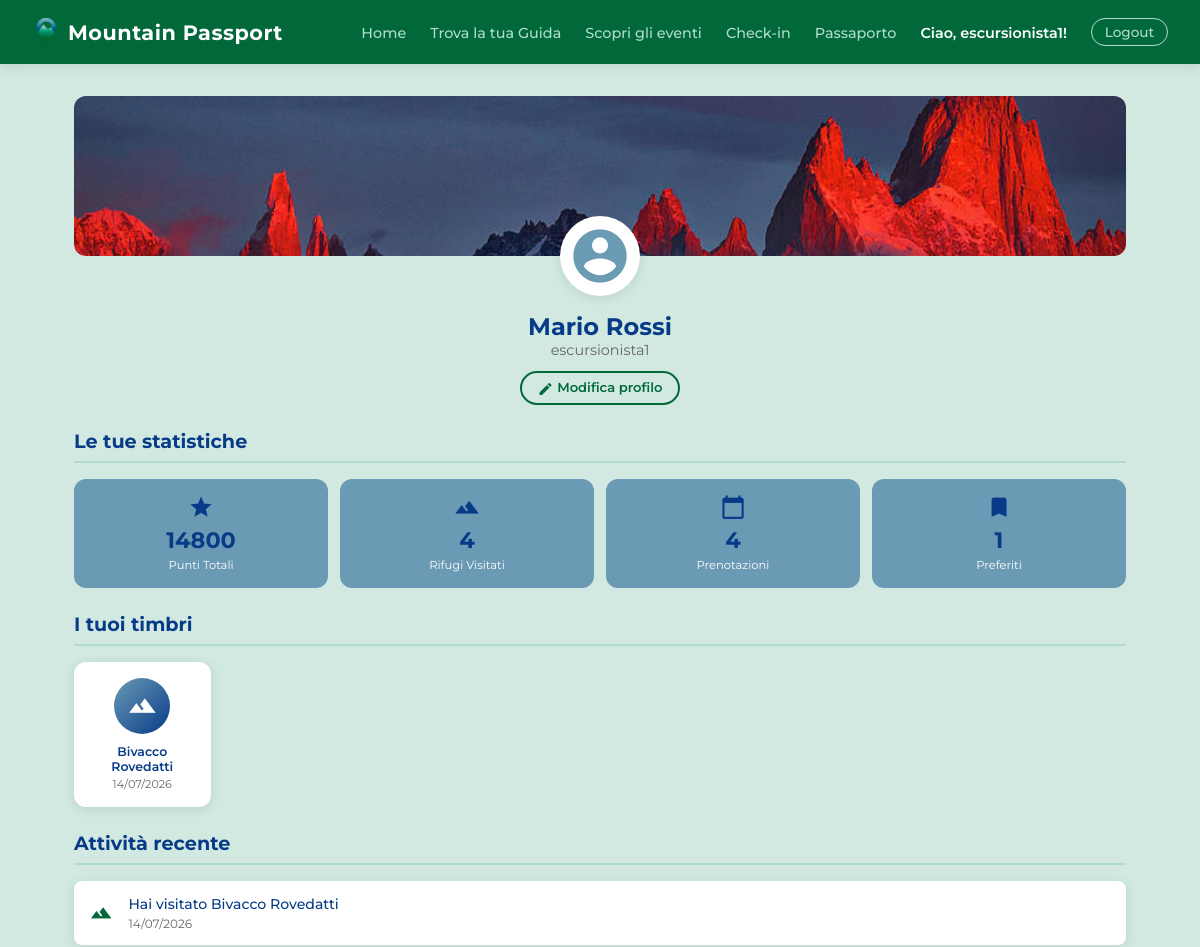
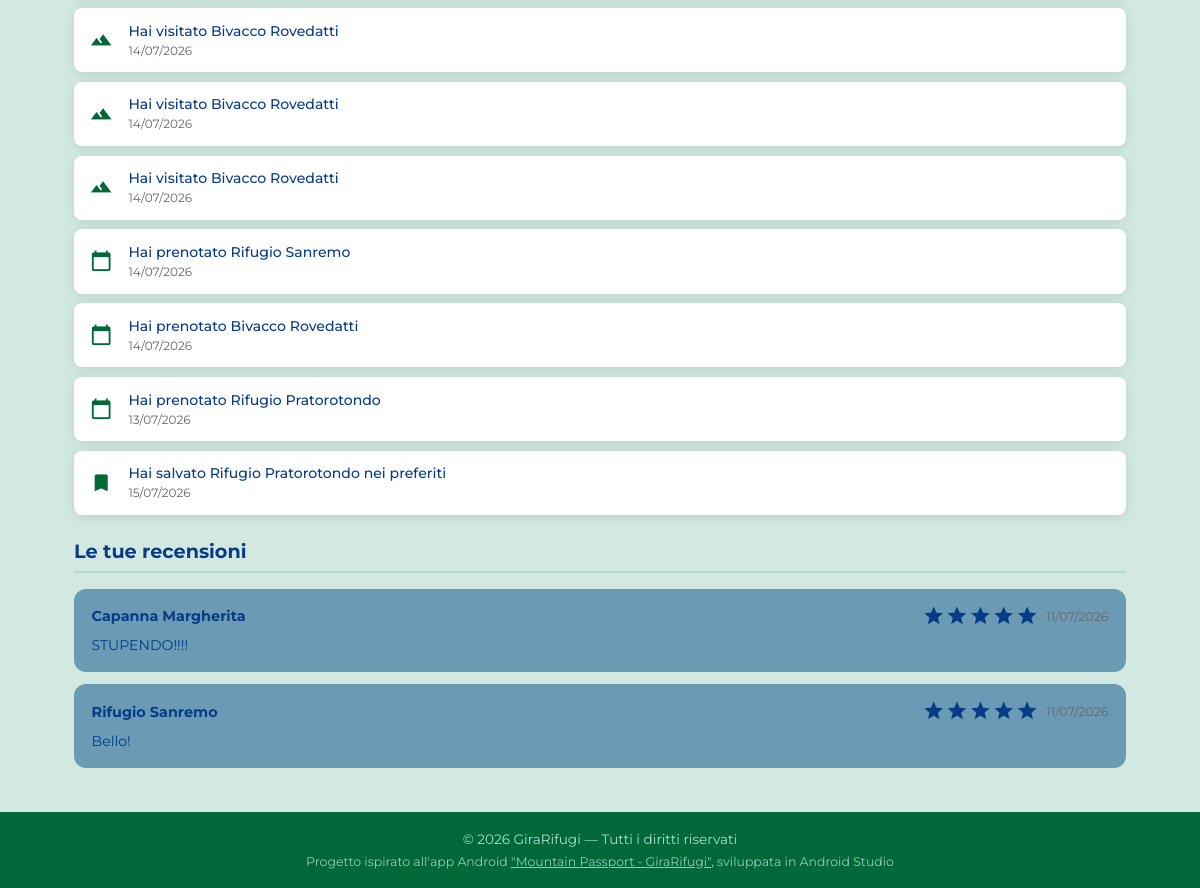
Screenshot of /passaporto/ (signed in) with the database file from the repository (2 pictures, top to bottom).
### rifugi/models.py (models this page shows, shortened)
class Timbro(models.Model):
    escursionista = models.ForeignKey(
        User,
        on_delete=models.CASCADE,
        related_name='timbri'
    )
    rifugio = models.ForeignKey(
        Rifugio,
        on_delete=models.CASCADE,
        related_name='timbri'
    )
    data_assegnazione = models.DateTimeField(auto_now_add=True)
    class Meta:
        verbose_name_plural = "Timbri"
        unique_together = ('escursionista', 'rifugio')

class Rifugio(models.Model):
    nome = models.CharField(max_length=200)
    localita = models.CharField(max_length=200)
    altitudine = models.IntegerField()
    latitudine = models.FloatField()
    longitudine = models.FloatField()
    regione = models.CharField(max_length=100)
    mensile = models.BooleanField(default=False)
    TIPO_CHOICES = [
        ('RIFUGIO', 'Rifugio'),
        ('BIVACCO', 'Bivacco'),
        ('CAPANNA', 'Capanna'),
    ]
    tipo = models.CharField(max_length=20, choices=TIPO_CHOICES, default='RIFUGIO')
    descrizione = models.TextField(blank=True)
    posti_letto = models.IntegerField(default=0)    # Posti letto totali
    posti_disponibili = models.IntegerField(default=0)  # Posti liberi attuali (si aggiorna dinamicamente)
    immagine = models.ImageField(upload_to='rifugi/', blank=True, null=True)
    qr_uuid = models.UUIDField(default=uuid.uuid4, unique=True, editable=False) # Identificativo univoco per la generazione di QR code per convalidare la visita sul posto di un escursionista
    STATO_CHOICES = [
        ('in_attesa', 'In attesa'),
        ('approvato', 'Approvato'),
    ]
    stato = models.CharField(max_length=20, choices=STATO_CHOICES, default='in_attesa')
    gestore = models.ForeignKey(
        User,
        on_delete=models.SET_NULL,
        null=True,
        blank=True,
        related_name='rifugi'
    )
    class Meta:
        verbose_name_plural = "Rifugi"  # Corregge automaticamente il plurale

class Visita(models.Model):
    escursionista = models.ForeignKey (
        User,
        on_delete=models.CASCADE,
        related_name='visite'
    )
    rifugio = models.ForeignKey (
        Rifugio,
        on_delete=models.CASCADE,
        related_name='visite'
    )
    data_visita = models.DateTimeField(auto_now_add=True)   # Imposta automaticamente data e ora
    class Meta:
        verbose_name_plural = "Visite"

class Prenotazione(models.Model):
    escursionista = models.ForeignKey(
        User,
        on_delete=models.CASCADE,
        related_name='prenotazioni'
    )
    rifugio = models.ForeignKey(
        Rifugio,
        on_delete=models.CASCADE,
        related_name='prenotazioni'
    )
    data_arrivo = models.DateField()
    data_partenza = models.DateField()
    num_ospiti = models.IntegerField(default=1)
    STATO_CHOICES = [
        ('in_attesa', 'In attesa'),
        ('approvata', 'Approvata'),
        ('rifiutata', 'Rifiutata'),
    ]
    stato = models.CharField(max_length=20, choices=STATO_CHOICES, default='in_attesa')
    posti_restituiti = models.BooleanField(default=False)   # Flag logico utile se la prenotazione viene cancellata per liberare nuovamente i posti letto nel rifugio
    class Meta:
        verbose_name_plural = "Prenotazioni"

class Recensione(models.Model):
    escursionista = models.ForeignKey(
        User,
        on_delete=models.CASCADE,
        related_name='recensioni'
    )
    rifugio = models.ForeignKey(
        Rifugio,
        on_delete=models.CASCADE,
        related_name='recensioni'
    )
    testo = models.TextField()
    voto = models.IntegerField(
        validators=[MinValueValidator(1), MaxValueValidator(5)]
    )
    data = models.DateTimeField(auto_now_add=True)
    class Meta:
        verbose_name_plural = "Recensioni"
        unique_together = ('escursionista', 'rifugio')

### rifugi/views.py (the view)
        def wrapper(request, *args, **kwargs):
            if not request.user.is_authenticated:
                return redirect_to_login(request.get_full_path())   # Se non è loggato lo porta la login
            if not request.user.groups.filter(name=nome_gruppo).exists() and not request.user.is_superuser:
                return render(request, '403.html', status=403)  # Nessun permesso allora lo reindirizza allora pagina 403
            return view_func(request, *args, **kwargs)  # altrimenti se è loggato con l'utente corretto allora mi fa vedere la pagina normale

### rifugi/views.py (called while the page is built)
def gruppo_richiesto(nome_gruppo):
    def decorator(view_func):
        def wrapper(request, *args, **kwargs):
            if not request.user.is_authenticated:
                return redirect_to_login(request.get_full_path())   # Se non è loggato lo porta la login
            if not request.user.groups.filter(name=nome_gruppo).exists() and not request.user.is_superuser:
                return render(request, '403.html', status=403)  # Nessun permesso allora lo reindirizza allora pagina 403
            return view_func(request, *args, **kwargs)  # altrimenti se è loggato con l'utente corretto allora mi fa vedere la pagina normale
        return wrapper
    return decorator

def punti_rifugio(rifugio):
    return rifugio.altitudine * 2 if rifugio.mensile else rifugio.altitudine

### templates/rifugi/passaporto.html (shortened to what this page needs)
{% extends 'base.html' %}
{% load static %}
{% block content %}
<div class="profilo-hero">
    <div class="profilo-copertina"></div>
    <div class="profilo-avatar">
        <span class="material-icons">account_circle</span>
    </div>
</div>
<div class="profilo-info">
    <h1>{{ user.first_name }} {{ user.last_name }}</h1>
    <p>{{ user.username }}</p>
    <a href="{% url 'modifica_profilo' %}" class="btn btn-outline btn-sm" style="margin-top:0.75rem;">
        <span class="material-icons" style="font-size:1rem; vertical-align:middle;">edit</span>
        Modifica profilo
    </a>
</div>
<h2 class="section-title">Le tue statistiche</h2>
<div class="profilo-stats">
    <div class="profilo-stat-card stat-card">
        <span class="material-icons">star</span>
        <span class="profilo-stat-value">{{ punti_totali }}</span>
        <span class="profilo-stat-label">Punti Totali</span>
    </div>
    <div class="profilo-stat-card stat-card">
        <span class="material-icons">terrain</span>
        <span class="profilo-stat-value">{{ num_visite }}</span>
        <span class="profilo-stat-label">Rifugi Visitati</span>
    </div>
    <div class="profilo-stat-card stat-card">
        <span class="material-icons">calendar_today</span>
        <span class="profilo-stat-value">{{ num_prenotazioni }}</span>
        <span class="profilo-stat-label">Prenotazioni</span>
    </div>
    <div class="profilo-stat-card stat-card">
        <span class="material-icons">bookmark</span>
        <span class="profilo-stat-value">{{ num_preferiti }}</span>
        <span class="profilo-stat-label">Preferiti</span>
    </div>
</div>
<h2 class="section-title">I tuoi timbri</h2>
{% if timbri %}
<div class="timbri-grid">
    {% for timbro in timbri %}
    <a href="{% url 'rifugio' timbro.rifugio.pk %}" class="timbro-card card-base">
        <div class="timbro-icon">
            <span class="material-icons">landscape</span>
        </div>
        <p class="timbro-nome">{{ timbro.rifugio.nome }}</p>
        <p class="timbro-data">{{ timbro.data_assegnazione|date:"d/m/Y" }}</p>
    </a>
    {% endfor %}
</div>
{% else %}
<div class="empty-state">
    <span class="material-icons">explore</span>
    <p>Non hai ancora visitato nessun rifugio.</p>
    <a href="{% url 'home' %}" class="btn btn-primary">Esplora i rifugi</a>
</div>
{% endif %}
<h2 class="section-title">Attività recente</h2>
{% if attivita %}
<div class="attivita-list">
    {% for a in attivita %}
    <div class="attivita-item">
        <span class="material-icons attivita-icon">{{ a.icona }}</span>
        <div class="attivita-testo">
            <p>{{ a.testo }}</p>
            <span>{{ a.data|date:"d/m/Y" }}</span>
        </div>
    </div>
    {% endfor %}
</div>
{% else %}
<div class="empty-state">
    <span class="material-icons">history</span>
    <p>Nessuna attività recente.</p>
</div>
{% endif %}
<h2 class="section-title">Le tue recensioni</h2>
{% if recensioni %}
    {% for r in recensioni %}
    <div class="recensione-card">
        <div class="recensione-header">
            <strong>{{ r.rifugio.nome }}</strong>
            <span class="recensione-voto">
                {% for i in "12345" %}
                    {% if forloop.counter <= r.voto %}
                        <span class="material-icons star-on">star</span>
                    {% else %}
                        <span class="material-icons star-off">star</span>
                    {% endif %}
                {% endfor %}
            </span>
            <span class="recensione-data">{{ r.data|date:"d/m/Y" }}</span>
        </div>
        <p>{{ r.testo }}</p>
    </div>
    {% endfor %}
{% else %}
<div class="empty-state">
    <span class="material-icons">rate_review</span>
    <p>Non hai ancora scritto nessuna recensione.</p>
</div>
{% endif %}
{% endblock %}

### templates/base.html (shortened to what this page needs)
{% load static %}
<!DOCTYPE html>
<html lang="it">
<head>
    <link rel="stylesheet" href="{% static 'css/base.css' %}">
    <link rel="stylesheet" href="{% static 'css/home.css' %}">
    <link rel="stylesheet" href="{% static 'css/eventi.css' %}">
    <link rel="stylesheet" href="{% static 'css/detail.css' %}">
    <link rel="stylesheet" href="{% static 'css/form.css' %}">
    <link rel="stylesheet" href="{% static 'css/pages.css' %}">
</head>
<body>
<nav class="navbar">
    <a href="/" class="navbar-brand" style="display:flex; align-items:center; gap:0.5rem;">
        <img src="{% static 'logo.png' %}" alt="Mountain Passport" style="width:28px; height:28px;">
        Mountain Passport
    </a>
    <ul class="navbar-nav">
        <li><a href="{% url 'home' %}">Home</a></li>
        <li><a href="{% url 'guide' %}">Trova la tua Guida</a></li>
        <li><a href="{% url 'eventi' %}">Scopri gli eventi</a></li>
        {% if user.is_authenticated %}
            {% if user.groups.all.0.name == 'Escursionista' %}
                <li><a href="{% url 'checkin' %}">Check-in</a></li>
                <li><a href="{% url 'passaporto' %}">Passaporto</a></li>
            {% elif user.groups.all.0.name == 'GestoreRifugio' %}
                <li><a href="{% url 'dashboard_gestore' %}">Dashboard</a></li>
            {% elif user.groups.all.0.name == 'GuidaAlpina' %}
                <li><a href="{% url 'dashboard_guida' %}">Dashboard</a></li>
            {% elif user.groups.all.0.name == 'Admin' or user.is_superuser %}
                <li><a href="{% url 'pannello_admin' %}">Pannello Admin</a></li>
            {% endif %}
            <li><span class="navbar-user">Ciao, {{ user.username }}!</span></li>
            <li>
                <form method="post" action="/accounts/logout/" style="display:inline">
                    <button type="submit" class="btn-logout">Logout</button>
                </form>
            </li>
        {% else %}
            <li><a href="/accounts/login/">Login</a></li>
            <li><a href="{% url 'register' %}">Registrati</a></li>
        {% endif %}
    </ul>
</nav>
<main>
    {% block content %}{% endblock %}
</main>
<footer>
    <p>&copy; 2026 GiraRifugi — Tutti i diritti riservati</p>
    <p style="margin-top:0.4rem; font-size:0.78rem; opacity:0.85;">
        Progetto ispirato all'app Android <a href="https://github.com/iamgiu/Mountain-Passport-Girarifugi">"Mountain Passport - GiraRifugi"</a>, sviluppata in Android Studio
    </p>
</footer>
</body>
</html>

### static/css/base.css (style rules this page uses)
:root { --green-dark: #016939; --green: #4B9978; --green-light: #AFDCCD; --green-bg: #D1E9E1; --blue-dark: #073B88; --blue: #2F629A; --blue-light: #6B9AB5; --gray: #666666; --gray-light: #E0E0E0; --gray-bg: #F5F5F5; --white: #FFFFFF; --shadow: 0 2px 12px rgba(0,0,0,0.10); --radius: 12px; --radius-sm: 8px; }
*, *::before, *::after { box-sizing: border-box; margin: 0; padding: 0; }
a { color: var(--blue); text-decoration: none; }
body { font-family: 'Montserrat', sans-serif; background-color: var(--green-bg); color: var(--blue-dark); min-height: 100vh; display: flex; flex-direction: column; }
main { flex: 1; max-width: 1100px; margin: 0 auto; padding: 2rem 1.5rem; width: 100%; }
footer { background-color: var(--green-dark); color: var(--green-light); text-align: center; padding: 1.2rem; font-size: 0.85rem; margin-top: auto; }
.navbar { background-color: var(--green-dark); padding: 0 2rem; display: flex; align-items: center; justify-content: space-between; height: 64px; box-shadow: var(--shadow); position: sticky; top: 0; z-index: 100; }
.navbar-brand { font-size: 1.3rem; font-weight: 700; color: var(--white) !important; letter-spacing: 0.5px; text-decoration: none; }
.navbar-nav { display: flex; align-items: center; gap: 1.5rem; list-style: none; }
.navbar-nav a { color: var(--green-light); font-size: 0.9rem; font-weight: 500; transition: color 0.2s; }
.navbar-user { color: var(--white); font-size: 0.9rem; font-weight: 600; }
.btn-logout { background: transparent; border: 1px solid var(--green-light); color: var(--green-light); padding: 0.3rem 0.8rem; border-radius: 20px; cursor: pointer; font-family: 'Montserrat', sans-serif; font-size: 0.85rem; font-weight: 500; transition: all 0.2s; }
.btn { display: inline-block; padding: 0.65rem 1.5rem; border-radius: 24px; font-weight: 600; font-size: 0.9rem; cursor: pointer; transition: all 0.2s; border: none; font-family: 'Montserrat', sans-serif; text-decoration: none; }
.btn-outline { background-color: transparent; color: var(--green-dark); border: 2px solid var(--green-dark); }
.btn-sm { padding: 0.4rem 1rem; font-size: 0.82rem; }
.card-base { background: var(--white); border-radius: var(--radius); box-shadow: var(--shadow); }
.stat-card { background: var(--blue-light); border-radius: var(--radius); padding: 1rem 0.5rem; display: flex; flex-direction: column; align-items: center; text-align: center; gap: 0.3rem; }
.stat-card .material-icons { color: var(--blue-dark); }
footer a { color: var(--green-light); text-decoration: underline; }

### static/css/detail.css (style rules this page uses)
.recensione-card { background: var(--blue-light); border-radius: var(--radius); padding: 1rem 1.1rem; margin-bottom: 0.75rem; }
.recensione-header { display: flex; align-items: center; gap: 0.5rem; margin-bottom: 0.5rem; flex-wrap: wrap; }
.recensione-header .material-icons { font-size: 1.4rem; color: var(--blue-dark); }
.recensione-header strong { color: var(--blue-dark); font-size: 0.9rem; }
.recensione-voto { display: flex; gap: 1px; margin-left: auto; }
.recensione-data { font-size: 0.78rem; color: var(--gray); }
.recensione-card p { font-size: 0.88rem; color: var(--blue-dark); line-height: 1.5; }

### rows the page displays
Timbro: rifugio.nome "Bivacco Rovedatti", data_assegnazione "14/07/2026"
Visita: data "14/07/2026"
Visita: data "14/07/2026"
Visita: data "14/07/2026"
Visita: data "14/07/2026"
Prenotazione: data "14/07/2026"
Prenotazione: data "14/07/2026"
Prenotazione: data "13/07/2026"
Recensione: rifugio.nome "Capanna Margherita", data "11/07/2026", testo "STUPENDO!!!!"
Recensione: rifugio.nome "Rifugio Sanremo", data "11/07/2026", testo "Bello!"

### other values shown
{{ user.username }} "escursionista1"
{{ user.first_name }} "Mario"
{{ user.last_name }} "Rossi"
{{ punti_totali }} "14800"
{{ num_visite }} "4"
{{ num_prenotazioni }} "4"
{{ num_preferiti }} "1"
{{ a.testo }} "Hai visitato Bivacco Rovedatti" "Hai visitato Bivacco Rovedatti" "Hai visitato Bivacco Rovedatti" "Hai visitato Bivacco Rovedatti" "Hai prenotato Rifugio Sanremo" "Hai prenotato Bivacco Rovedatti" "Hai prenotato Rifugio Pratorotondo" "Hai salvato Rifugio Pratorotondo nei preferiti"
{{ a.data|date:"d/m/Y" }} "15/07/2026"
